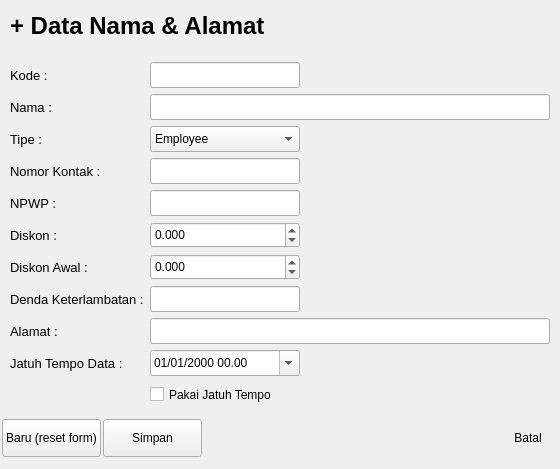
            <widget class="QWidget" name="st_DataMaster_DataNamaAlamat_Tambah">
             <layout class="QVBoxLayout" name="ivl_DataMaster_DataNamaAlamat_Tambah_Luar">
              <property name="spacing">
               <number>0</number>
              </property>
              <property name="margin">
               <number>0</number>
              </property>
              <item>
               <widget class="QFrame" name="fr_DataMaster_DataNamaAlamat_Tambah">
                <property name="sizePolicy">
                 <sizepolicy hsizetype="Preferred" vsizetype="Preferred">
                  <horstretch>0</horstretch>
                  <verstretch>3</verstretch>
                 </sizepolicy>
                </property>
                <property name="styleSheet">
                 <string notr="true">QFrame{border-style:none;border-width:0px;}</string>
                </property>
                <property name="frameShape">
                 <enum>QFrame::StyledPanel</enum>
                </property>
                <property name="frameShadow">
                 <enum>QFrame::Raised</enum>
                </property>
                <layout class="QVBoxLayout" name="ivl_DataMaster_DataNamaAlamat_Tambah_Dalam">
                 <property name="spacing">
                  <number>2</number>
                 </property>
                 <property name="margin">
                  <number>1</number>
                 </property>
                 <item>
                  <widget class="QFrame" name="fr_DataMaster_DataNamaAlamat_Tambah_Ftop">
                   <property name="sizePolicy">
                    <sizepolicy hsizetype="Preferred" vsizetype="Maximum">
                     <horstretch>0</horstretch>
                     <verstretch>1</verstretch>
                    </sizepolicy>
                   </property>
                   <property name="minimumSize">
                    <size>
                     <width>0</width>
                     <height>50</height>
                    </size>
                   </property>
                   <property name="maximumSize">
                    <size>
                     <width>16777215</width>
                     <height>50</height>
                    </size>
                   </property>
                   <property name="frameShape">
                    <enum>QFrame::StyledPanel</enum>
                   </property>
                   <property name="frameShadow">
                    <enum>QFrame::Raised</enum>
                   </property>
                   <layout class="QHBoxLayout" name="ihl_DataMaster_DataNamaAlamat_Tambah_Ftop">
                    <item>
                     <widget class="QLabel" name="lb_DataMaster_DataNamaAlamat_Tambah_Ftop_Judul">
                      <property name="font">
                       <font>
                        <pointsize>18</pointsize>
                        <weight>75</weight>
                        <italic>false</italic>
                        <bold>true</bold>
                       </font>
                      </property>
                      <property name="text">
                       <string>+ Data Nama &amp; Alamat</string>
                      </property>
                     </widget>
                    </item>
                   </layout>
                  </widget>
                 </item>
                 <item>
                  <widget class="QFrame" name="fr_DataMaster_DataNamaAlamat_Tambah_Fcontent">
                   <property name="sizePolicy">
                    <sizepolicy hsizetype="Preferred" vsizetype="Preferred">
                     <horstretch>0</horstretch>
                     <verstretch>3</verstretch>
                    </sizepolicy>
                   </property>
                   <property name="font">
                    <font>
                     <pointsize>12</pointsize>
                    </font>
                   </property>
                   <property name="styleSheet">
                    <string notr="true">QLabel{
	font-size:10pt;
}
*{
	min-height:20px;
}</string>
                   </property>
                   <property name="frameShape">
                    <enum>QFrame::StyledPanel</enum>
                   </property>
                   <property name="frameShadow">
                    <enum>QFrame::Raised</enum>
                   </property>
                   <layout class="QFormLayout" name="ifl_DataMaster_DataNamaAlamat_Tambah_Fcontent">
                    <property name="fieldGrowthPolicy">
                     <enum>QFormLayout::AllNonFixedFieldsGrow</enum>
                    </property>
                    <item row="0" column="0">
                     <widget class="QLabel" name="lb_DataMaster_DataNamaAlamat_Tambah_KodePelanggan">
                      <property name="text">
                       <string>Kode :</string>
                      </property>
                     </widget>
                    </item>
                    <item row="0" column="1">
                     <widget class="QLineEdit" name="le_DataMaster_DataNamaAlamat_Tambah_KodePelanggan">
                      <property name="minimumSize">
                       <size>
                        <width>150</width>
                        <height>22</height>
                       </size>
                      </property>
                      <property name="maximumSize">
                       <size>
                        <width>150</width>
                        <height>16777215</height>
                       </size>
                      </property>
                      <property name="toolTip">
                       <string comment="Unique Code for Identity">Kode unik sebagai identitas</string>
                      </property>
                      <property name="inputMask">
                       <string/>
                      </property>
                     </widget>
                    </item>
                    <item row="1" column="0">
                     <widget class="QLabel" name="lb_DataMaster_DataNamaAlamat_Tambah_Nama">
                      <property name="text">
                       <string>Nama :</string>
                      </property>
                     </widget>
                    </item>
                    <item row="1" column="1">
                     <widget class="QLineEdit" name="le_DataMaster_DataNamaAlamat_Tambah_Nama">
                      <property name="minimumSize">
                       <size>
                        <width>400</width>
                        <height>22</height>
                       </size>
                      </property>
                      <property name="maximumSize">
                       <size>
                        <width>400</width>
                        <height>16777215</height>
                       </size>
                      </property>
                     </widget>
                    </item>
                    <item row="3" column="0">
                     <widget class="QLabel" name="lb_DataMaster_DataNamaAlamat_Tambah_Tipe">
                      <property name="text">
                       <string>Tipe :</string>
                      </property>
                     </widget>
                    </item>
                    <item row="3" column="1">
                     <widget class="QComboBox" name="cb_DataMaster_DataNamaAlamat_Tambah_Tipe">
                      <property name="minimumSize">
                       <size>
                        <width>150</width>
                        <height>22</height>
                       </size>
                      </property>
                      <property name="maximumSize">
                       <size>
                        <width>150</width>
                        <height>16777215</height>
                       </size>
                      </property>
                      <item>
                       <property name="text">
                        <string>Employee</string>
                       </property>
                      </item>
                      <item>
                       <property name="text">
                        <string>Vendor</string>
                       </property>
                      </item>
                      <item>
                       <property name="text">
                        <string>Customer</string>
                       </property>
                      </item>
                      <item>
                       <property name="text">
                        <string>Other</string>
                       </property>
                      </item>
                     </widget>
                    </item>
                    <item row="4" column="0">
                     <widget class="QLabel" name="lb_DataMaster_DataNamaAlamat_Tambah_Kontak">
                      <property name="text">
                       <string>Nomor Kontak :</string>
                      </property>
                     </widget>
                    </item>
                    <item row="4" column="1">
                     <widget class="QLineEdit" name="le_DataMaster_DataNamaAlamat_Tambah_Kontak">
                      <property name="minimumSize">
                       <size>
                        <width>150</width>
                        <height>22</height>
                       </size>
                      </property>
                      <property name="maximumSize">
                       <size>
                        <width>150</width>
                        <height>16777215</height>
                       </size>
                      </property>
                     </widget>
                    </item>
                    <item row="5" column="0">
                     <widget class="QLabel" name="lb_DataMaster_DataNamaAlamat_Tambah_NPWP">
                      <property name="text">
                       <string>NPWP :</string>
                      </property>
                     </widget>
                    </item>
                    <item row="5" column="1">
                     <widget class="QLineEdit" name="le_DataMaster_DataNamaAlamat_Tambah_NPWP">
                      <property name="minimumSize">
                       <size>
                        <width>150</width>
                        <height>22</height>
                       </size>
                      </property>
                      <property name="maximumSize">
                       <size>
                        <width>150</width>
                        <height>16777215</height>
                       </size>
                      </property>
                     </widget>
                    </item>
                    <item row="6" column="0">
                     <widget class="QLabel" name="lb_DataMaster_DataNamaAlamat_Tambah_Diskon">
                      <property name="text">
                       <string>Diskon :</string>
                      </property>
                     </widget>
                    </item>
                    <item row="6" column="1">
                     <widget class="QDoubleSpinBox" name="dsb_DataMaster_DataNamaAlamat_Tambah_Diskon">
                      <property name="minimumSize">
                       <size>
                        <width>150</width>
                        <height>22</height>
                       </size>
                      </property>
                      <property name="maximumSize">
                       <size>
                        <width>150</width>
                        <height>16777215</height>
                       </size>
                      </property>
                      <property name="decimals">
                       <number>3</number>
                      </property>
                      <property name="minimum">
                       <double>-99.000000000000000</double>
                      </property>
                      <property name="maximum">
                       <double>100.000000000000000</double>
                      </property>
                     </widget>
                    </item>
                    <item row="7" column="0">
                     <widget class="QLabel" name="lb_DataMaster_DataNamaAlamat_Tambah_DiskonAwal">
                      <property name="text">
                       <string>Diskon Awal :</string>
                      </property>
                     </widget>
                    </item>
                    <item row="7" column="1">
                     <widget class="QDoubleSpinBox" name="dsb_DataMaster_DataNamaAlamat_Tambah_DiskonAwal">
                      <property name="minimumSize">
                       <size>
                        <width>150</width>
                        <height>22</height>
                       </size>
                      </property>
                      <property name="maximumSize">
                       <size>
                        <width>150</width>
                        <height>16777215</height>
                       </size>
                      </property>
                      <property name="decimals">
                       <number>3</number>
                      </property>
                      <property name="minimum">
                       <double>-100.000000000000000</double>
                      </property>
                      <property name="maximum">
                       <double>100.000000000000000</double>
                      </property>
                     </widget>
                    </item>
                    <item row="8" column="0">
                     <widget class="QLabel" name="lb_DataMaster_DataNamaAlamat_Tambah_DendaKeterlambatan">
                      <property name="text">
                       <string>Denda Keterlambatan :</string>
                      </property>
                     </widget>
                    </item>
                    <item row="8" column="1">
                     <widget class="QLineEdit" name="le_DataMaster_DataNamaAlamat_Tambah_DendaKeterlambatan">
                      <property name="minimumSize">
                       <size>
                        <width>150</width>
                        <height>22</height>
                       </size>
                      </property>
                      <property name="maximumSize">
                       <size>
                        <width>150</width>
                        <height>16777215</height>
                       </size>
                      </property>
                     </widget>
                    </item>
                    <item row="9" column="0">
                     <widget class="QLabel" name="lb_DataMaster_DataNamaAlamat_Tambah_Alamat">
                      <property name="text">
                       <string>Alamat :</string>
                      </property>
                     </widget>
                    </item>
                    <item row="9" column="1">
                     <widget class="QLineEdit" name="le_DataMaster_DataNamaAlamat_Tambah_Alamat">
                      <property name="minimumSize">
                       <size>
                        <width>400</width>
                        <height>22</height>
                       </size>
                      </property>
                      <property name="maximumSize">
                       <size>
                        <width>400</width>
                        <height>16777215</height>
                       </size>
                      </property>
                     </widget>
                    </item>
                    <item row="10" column="0">
                     <widget class="QLabel" name="lb_DataMaster_DataNamaAlamat_Tambah_JatuhTempo">
                      <property name="text">
                       <string>Jatuh Tempo Data :</string>
                      </property>
                     </widget>
                    </item>
                    <item row="10" column="1">
                     <widget class="QDateTimeEdit" name="dte_DataMaster_DataNamaAlamat_Tambah_JatuhTempo">
                      <property name="minimumSize">
                       <size>
                        <width>150</width>
                        <height>22</height>
                       </size>
                      </property>
                      <property name="maximumSize">
                       <size>
                        <width>150</width>
                        <height>16777215</height>
                       </size>
                      </property>
                      <property name="readOnly">
                       <bool>false</bool>
                      </property>
                      <property name="displayFormat">
                       <string>dd/MM/yyyy HH.mm</string>
                      </property>
                      <property name="calendarPopup">
                       <bool>true</bool>
                      </property>
                     </widget>
                    </item>
                    <item row="11" column="1">
                     <widget class="QCheckBox" name="chk_DataMaster_DataNamaAlamat_Tambah_JatuhTempo">
                      <property name="text">
                       <string>Pakai Jatuh Tempo</string>
                      </property>
                     </widget>
                    </item>
                   </layout>
                  </widget>
                 </item>
                 <item>
                  <widget class="QFrame" name="fr_DataMaster_DataNamaAlamat_Tambah_Fbot">
                   <property name="sizePolicy">
                    <sizepolicy hsizetype="Maximum" vsizetype="Maximum">
                     <horstretch>0</horstretch>
                     <verstretch>1</verstretch>
                    </sizepolicy>
                   </property>
                   <property name="minimumSize">
                    <size>
                     <width>400</width>
                     <height>50</height>
                    </size>
                   </property>
                   <property name="maximumSize">
                    <size>
                     <width>4000</width>
                     <height>50</height>
                    </size>
                   </property>
                   <property name="styleSheet">
                    <string notr="true">QPushButton{
	min-height:30px;
}</string>
                   </property>
                   <property name="frameShape">
                    <enum>QFrame::StyledPanel</enum>
                   </property>
                   <property name="frameShadow">
                    <enum>QFrame::Raised</enum>
                   </property>
                   <layout class="QHBoxLayout" name="ihl_DataMaster_DataNamaAlamat_Tambah_Fbot">
                    <property name="spacing">
                     <number>2</number>
                    </property>
                    <property name="leftMargin">
                     <number>1</number>
                    </property>
                    <property name="topMargin">
                     <number>1</number>
                    </property>
                    <property name="rightMargin">
                     <number>6</number>
                    </property>
                    <property name="bottomMargin">
                     <number>11</number>
                    </property>
                    <item>
                     <widget class="QPushButton" name="tb_DataMaster_DataNamaAlamat_Tambah_Reset">
                      <property name="sizePolicy">
                       <sizepolicy hsizetype="Minimum" vsizetype="Fixed">
                        <horstretch>1</horstretch>
                        <verstretch>0</verstretch>
                       </sizepolicy>
                      </property>
                      <property name="maximumSize">
                       <size>
                        <width>100</width>
                        <height>16777215</height>
                       </size>
                      </property>
                      <property name="text">
                       <string>Baru (reset form)</string>
                      </property>
                     </widget>
                    </item>
                    <item>
                     <widget class="QPushButton" name="tb_DataMaster_DataNamaAlamat_Tambah_Simpan">
                      <property name="sizePolicy">
                       <sizepolicy hsizetype="Minimum" vsizetype="Fixed">
                        <horstretch>1</horstretch>
                        <verstretch>0</verstretch>
                       </sizepolicy>
                      </property>
                      <property name="maximumSize">
                       <size>
                        <width>100</width>
                        <height>16777215</height>
                       </size>
                      </property>
                      <property name="text">
                       <string>Simpan</string>
                      </property>
                     </widget>
                    </item>
                    <item>
                     <widget class="QFrame" name="fr_DataMaster_DataNamaAlamat_Tambah_Fbot_Fm">
                      <property name="sizePolicy">
                       <sizepolicy hsizetype="Preferred" vsizetype="Preferred">
                        <horstretch>3</horstretch>
                        <verstretch>0</verstretch>
                       </sizepolicy>
                      </property>
                      <property name="frameShape">
                       <enum>QFrame::StyledPanel</enum>
                      </property>
                      <property name="frameShadow">
                       <enum>QFrame::Raised</enum>
                      </property>
                     </widget>
                    </item>
                    <item>
                     <widget class="QPushButton" name="tb_DataMaster_DataNamaAlamat_Tambah_Batal">
                      <property name="sizePolicy">
                       <sizepolicy hsizetype="Minimum" vsizetype="Fixed">
                        <horstretch>1</horstretch>
                        <verstretch>0</verstretch>
                       </sizepolicy>
                      </property>
                      <property name="minimumSize">
                       <size>
                        <width>50</width>
                        <height>30</height>
                       </size>
                      </property>
                      <property name="maximumSize">
                       <size>
                        <width>50</width>
                        <height>16777215</height>
                       </size>
                      </property>
                      <property name="styleSheet">
                       <string notr="true">QPushButton{
	border-radius:15px;
}</string>
                      </property>
                      <property name="text">
                       <string>Batal</string>
                      </property>
                     </widget>
                    </item>
                   </layout>
                  </widget>
                 </item>
                </layout>
               </widget>
              </item>
             </layout>
            </widget>
